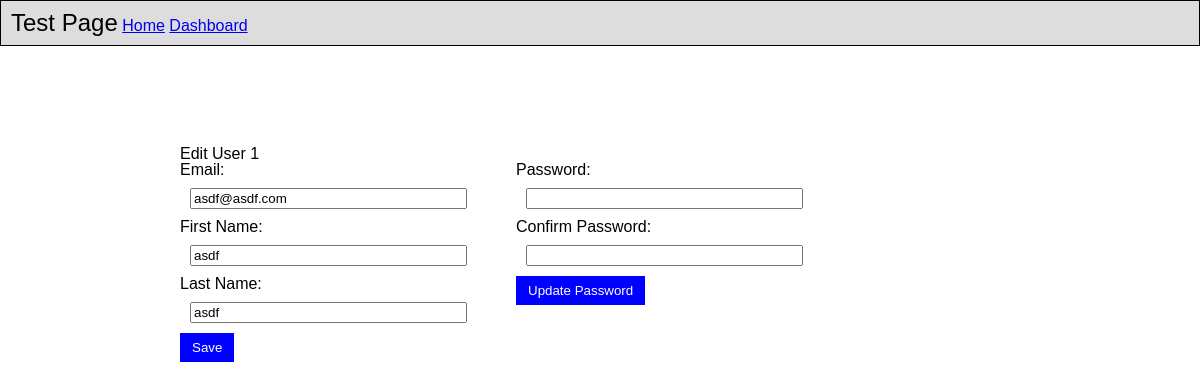
The app's page /admin_edit/1/ with its own data.
### apps/dash/models.py (models this page shows)
class User(models.Model):
	first_name = models.CharField(max_length=50)
	last_name = models.CharField(max_length=50)
	email = models.EmailField()
	pw = models.CharField(max_length=100)
	created_at = models.DateTimeField(auto_now_add=True)
	updated_at = models.DateTimeField(auto_now=True)
	birthday = models.DateTimeField()
	user_level = models.IntegerField()
	objects = UserManager()

### apps/dash/views.py (the view)
# urls.py: path('admin_edit/', views.admin_edit, name="admin_edit"),
def admin_edit(request, uid):
	context = {
		'user':User.objects.get(id=uid),
	}
	return render(request, "dash/admin_edit.html",context)

### apps/dash/templates/dash/admin_edit.html (shortened to what this page needs)
<!DOCTYPE html>
<html>
<head>
  {% load static %}
  <link rel="stylesheet" type="text/css" href="../../static/reset.css">
  <link rel="stylesheet" type="text/css" href="../../static/edit.css">
</head>
<body>
  <div>
    <div>
      <ul>
        <li><h3>Test Page</h3></li>
        <li><a href="#">Home</a></li>
        <li><a href="/dashboard/">Dashboard</a></li>
      </ul>
      <div id="wrapper">
        <h1>Edit User {{user.id}}</h1>
        <form action="/admin_edit_user/" method="post">
          <label for="email">Email:</label>
          <input type="email" name="email" value="{{user.email}}"/>
          <label for="first_name">First Name:</label>
          <input type="text" name="first_name" value="{{user.first_name}}"/>
          <label for="last_name">Last Name:</label>
          <input type="text" name="last_name" value="{{user.last_name}}"/>
          <button type="submit">Save</button>
        </form>
        <form action="/admin_edit_password/" method="post">
          <label for="pw">Password:</label>
          <input type="password" name="pw"/>
          <label for="pw">Confirm Password:</label>
          <input type="password" name="pw_confirm"/>
          <button type="submit">Update Password</button>
        </form>
      </div>
    </div>
  </div>
</body>
</html>

### apps/dash/static/edit.css (style rules this page uses)
ul { list-style-type:none; border: solid 1px black; background-color:#dddddd; font-family:sans-serif; padding:10px; }
li { display:inline; }
h3 { display:inline; font-size: 24px; }
#wrapper { margin:100px auto; width:70%; font-family:sans-serif; overflow:hidden; }
form { float:left; width: 40%; display:block; }
input { display:block; margin:10px; width:80%; }
button { background-color:blue; color: white; padding:5px 10px; border:solid 2px blue; }

### records on screen
User: id "1", email "asdf@asdf.com", first_name "asdf", last_name "asdf"
